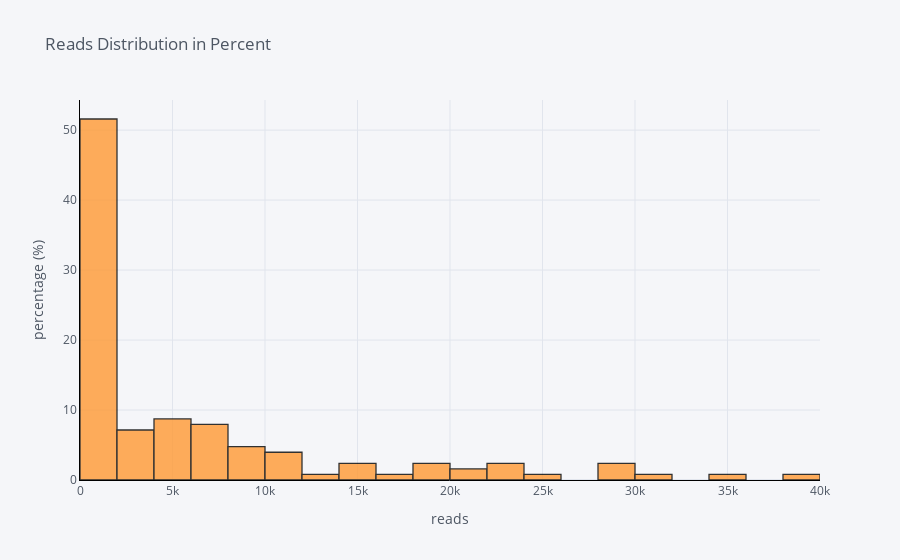

Here is the notebook cell this chart was saved with:
### Markdown cell above
**Гистограмма с процентами**

Точно такая же гистограмма в одно действие превращается в распределение с процентами.

### Code cell
df['reads'].iplot(
    kind='hist',
    bins=30,
    xTitle='reads',
    linecolor='black',
    histnorm='percent',
    yTitle='percentage (%)',
    title='Reads Distribution in Percent')

### Figure 1 — Plotly figure (JSON) as saved in the notebook; plotly's stock layout.template omitted (floating-point values rounded to 4 significant figures)
{"data": [{"histfunc": "count", "histnorm": "percent", "marker": {"color": "rgba(255, 153, 51, 1.0)", "line": {"color": "#000000", "width": 1.3}}, "name": "reads", "nbinsx": 30, "opacity": 0.8, "orientation": "v", "type": "histogram", "x": [68, 54, 215, 19, 5, 59, 1654, 5465, 41, 15, 3819, 481, 27, 15, 632, 541, 2381, 1956, 70, 279, 23, 28566, 34248, 59, 134, 7207, 775, 1136, 740, 25505, 31233, 62, 20520, 2992, 57, 39505, 6843, 452, 2197, 6670, 9998, 7157, 14073, 29814, 1283, 15598, 132, 10996, 1986, 5588, 23894, 13463, 19090, 10385, 29018, 17454, 14349, 18525, 6416, 6279, 20976, 1497, 22780, 9244, 6187, 8268, 10011, 23922, 1801, 19464, 5163, 8029, 6162, 965, 1745, 5944, 5500, 1057, 11093, 7132, 1193, 1229, 2237, 3950, 4598, 1472, 306, 4307, 756, 7162, 1251, 3041, 540, 9333, 1282, 5335, 1223, 2408, 1122, 1704, 8110, 4933, 1438, 4680, 4260, 10617, 1055, 393, 2852, 144, 1598, 62, 315, 25, 1, 13, 2, 8, 37, 2, 224, 521, 457, 164, 115, 52]}], "layout": {"barmode": "overlay", "legend": {"bgcolor": "#F5F6F9", "font": {"color": "#4D5663"}}, "paper_bgcolor": "#F5F6F9", "plot_bgcolor": "#F5F6F9", "title": {"font": {"color": "#4D5663"}, "text": "Reads Distribution in Percent"}, "xaxis": {"gridcolor": "#E1E5ED", "linecolor": "black", "showgrid": true, "tickfont": {"color": "#4D5663"}, "title": {"font": {"color": "#4D5663"}, "text": "reads"}, "zerolinecolor": "#E1E5ED"}, "yaxis": {"gridcolor": "#E1E5ED", "linecolor": "black", "showgrid": true, "tickfont": {"color": "#4D5663"}, "title": {"font": {"color": "#4D5663"}, "text": "percentage (%)"}, "zerolinecolor": "#E1E5ED"}}}
